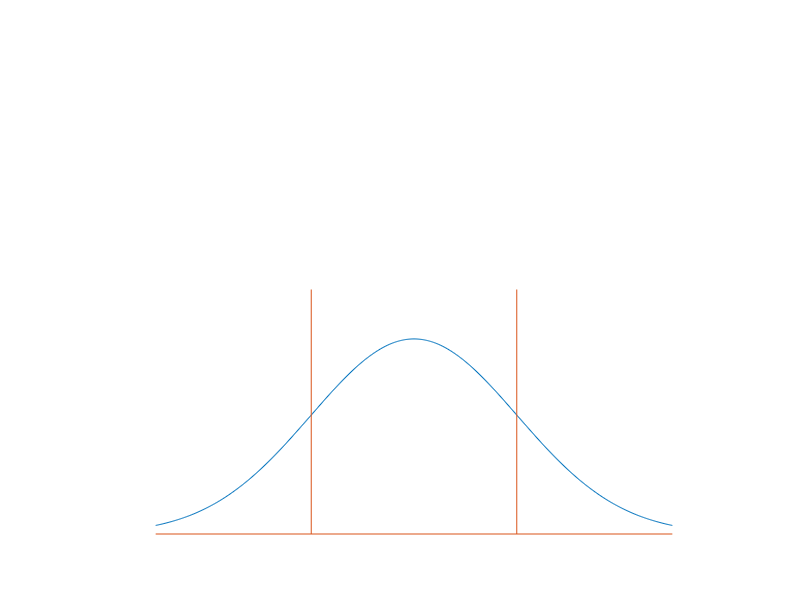

MATLAB code for this plot:
X = -2.5:0.01:2.5;
Y = normpdf(X,0,1);
plot(X,Y)

x_ea = norminv(0.16,0,1);
x_ma = norminv(0.84,0,1);

line([x_ea x_ea],[0 0.5]);
line([x_ma x_ma],[0 0.5]);
ylim([0 1])
line([-2.5 2.5],[0 0]);
xlabel([]);
ylabel([]);
set(gca,'Visible','off')